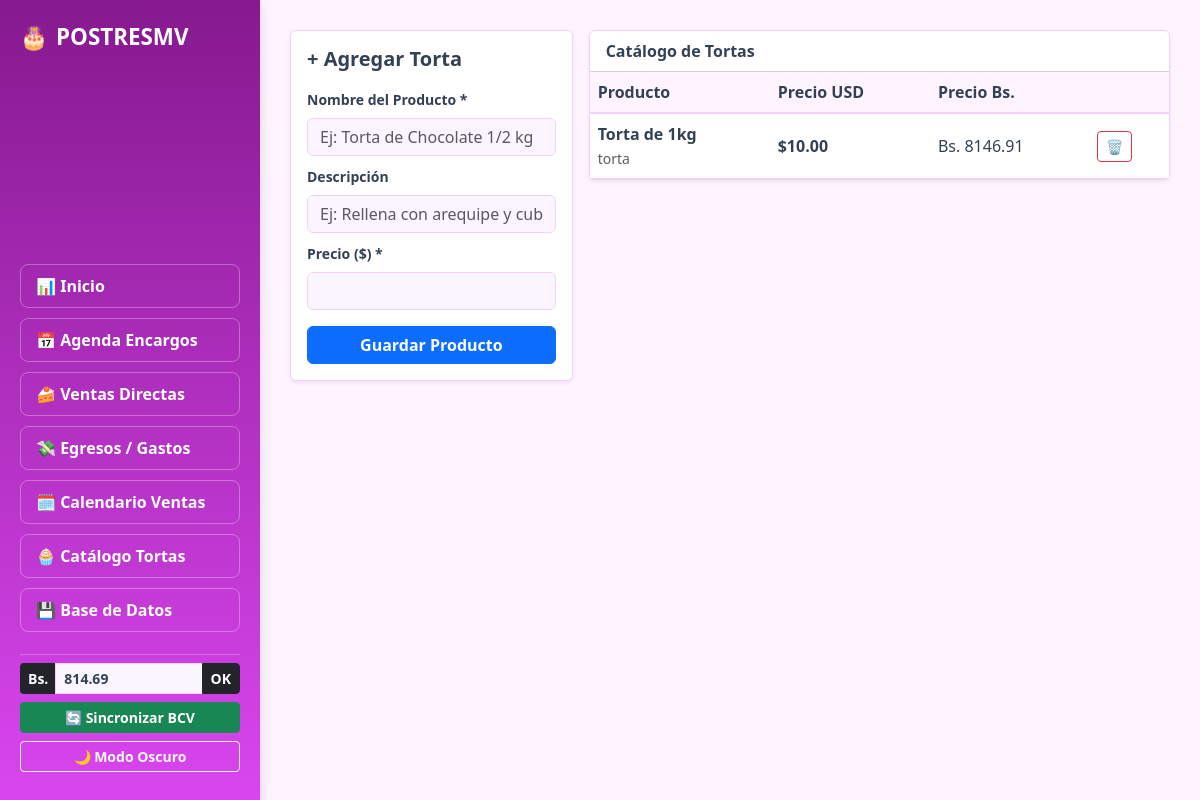
The page /productos on the database its author committed.
### tables this page shows
CREATE TABLE configuracion (
            clave TEXT PRIMARY KEY,
            valor REAL NOT NULL
        );

CREATE TABLE productos (
            id INTEGER PRIMARY KEY AUTOINCREMENT,
            nombre TEXT NOT NULL,
            descripcion TEXT,
            precio_usd REAL NOT NULL
        );

### app.py (the view, shortened to what this page needs)
@app.route('/productos', methods=['GET', 'POST'])
def productos():
    conn = get_db_connection()
    items = conn.execute('SELECT * FROM productos ORDER BY nombre ASC').fetchall()
    conn.close()
    return render_template('productos.html', productos=items)

### app.py (called while the page is built)
def get_db_connection():
    conn = sqlite3.connect(DB_NAME)
    conn.row_factory = sqlite3.Row
    return conn

def obtener_tasa():
    conn = get_db_connection()
    tasa = conn.execute("SELECT valor FROM configuracion WHERE clave = 'tasa_dolar'").fetchone()
    conn.close()
    return float(tasa['valor']) if tasa else 50.0

@app.context_processor
def inject_global_data():
    return dict(tasa_dolar=obtener_tasa())

### templates/productos.html
{% extends "base.html" %}
{% block content %}
<div class="row g-3">
    <div class="col-md-4 col-12">
        <div class="card p-3 shadow-sm">
            <h5 class="fw-bold mb-3">+ Agregar Torta</h5>
            <form action="/productos" method="POST">
                <div class="mb-2">
                    <label class="form-label small fw-bold">Nombre del Producto *</label>
                    <input type="text" name="nombre" class="form-control" placeholder="Ej: Torta de Chocolate 1/2 kg" required>
                </div>
                <div class="mb-2">
                    <label class="form-label small fw-bold">Descripción</label>
                    <input type="text" name="descripcion" class="form-control" placeholder="Ej: Rellena con arequipe y cubierta fudge">
                </div>
                <div class="mb-3">
                    <label class="form-label small fw-bold">Precio ($) *</label>
                    <input type="number" step="0.01" name="precio_usd" class="form-control fw-bold" required>
                </div>
                <button type="submit" class="btn btn-primary w-100 fw-bold">Guardar Producto</button>
            </form>
        </div>
    </div>
    <div class="col-md-8 col-12">
        <div class="card shadow-sm">
            <div class="card-header bg-transparent fw-bold">Catálogo de Tortas</div>
            <div class="card-body p-0 table-responsive">
                <table class="table table-hover align-middle mb-0">
                    <thead>
                        <tr>
                            <th>Producto</th>
                            <th>Precio USD</th>
                            <th>Precio Bs.</th>
                            <th></th>
                        </tr>
                    </thead>
                    <tbody>
                        {% for item in productos %}
                        <tr>
                            <td>
                                <strong>{{ item.nombre }}</strong>
                                {% if item.descripcion %}<br><small class="text-muted">{{ item.descripcion }}</small>{% endif %}
                            </td>
                            <td class="fw-bold">${{ "%.2f"|format(item.precio_usd) }}</td>
                            <td>Bs. {{ "%.2f"|format(item.precio_usd * tasa_dolar) }}</td>
                            <td>
                                <form action="/productos/eliminar/{{ item.id }}" method="POST" onsubmit="return confirm('¿Eliminar producto?');">
                                    <button class="btn btn-sm btn-outline-danger">🗑️</button>
                                </form>
                            </td>
                        </tr>
                        {% else %}
                        <tr>
                            <td colspan="4" class="text-center py-4 text-muted">No hay tortas cargadas en el catálogo.</td>
                        </tr>
                        {% endfor %}
                    </tbody>
                </table>
            </div>
        </div>
    </div>
</div>
{% endblock %}

### templates/base.html (shortened to what this page needs)
<!DOCTYPE html>
<html lang="es" data-bs-theme="light">
<head>
    <link href="https://cdn.jsdelivr.net/npm/bootstrap@5.3.0/dist/css/bootstrap.min.css" rel="stylesheet">
</head>
<body>
    <nav class="sidebar d-flex flex-column justify-content-between">
        <div class="d-flex justify-content-between align-items-center mb-lg-3 pb-lg-3 border-bottom-lg">
            <a class="sidebar-brand d-flex align-items-center gap-2 m-0" href="/dashboard">
                <span>🎂</span> <span>POSTRESMV</span>
            </a>
        </div>
        <div class="collapse d-lg-block mt-3 mt-lg-0" id="menuColapsable">
            <div class="d-flex flex-column gap-1 mb-3">
                <a class="nav-btn" href="/dashboard">📊 Inicio</a>
                <a class="nav-btn" href="/agenda">📅 Agenda Encargos</a>
                <a class="nav-btn" href="/ventas">🍰 Ventas Directas</a>
                <a class="nav-btn" href="/egresos">💸 Egresos / Gastos</a>
                <a class="nav-btn" href="/calendario">🗓️ Calendario Ventas</a>
                <a class="nav-btn" href="/productos">🧁 Catálogo Tortas</a>
                <a class="nav-btn" href="/basededatos">💾 Base de Datos</a>
            </div>
            <div class="pt-2 border-top border-light border-opacity-25">
                <form action="/actualizar_tasa" method="POST" class="mb-2">
                    <div class="input-group input-group-sm mb-2">
                        <span class="input-group-text bg-dark text-white border-0 fw-bold">Bs.</span>
                        <input type="number" step="0.01" name="tasa_dolar" class="form-control fw-bold" value="{{ "%.2f"|format(tasa_dolar) }}" required>
                        <button class="btn btn-dark fw-bold" type="submit">OK</button>
                    </div>
                </form>
                <div class="d-grid gap-2 mb-2">
                    <a href="/sincronizar_tasa" class="btn btn-sm btn-success fw-bold">🔄 Sincronizar BCV</a>
                    <button id="btn-theme" class="btn btn-outline-light btn-sm fw-bold" type="button">🌙 Modo Oscuro</button>
                </div>
            </div>
        </div>
    </nav>
    <div class="main-content">
        {% block content %}{% endblock %}
    </div>
</body>
</html>

### templates/base.html (style rules this page uses)
:root { --color-main: #D946EF; --color-dark: #86198F; --color-bg: #FDF4FF; --color-card: #FFFFFF; --color-box-inner: #F8E8F8; --color-input: #FAF5FF; --color-text-main: #334155; --color-text-sec: #64748B; --color-border: #F5D0FE; --color-success: #16A34A; --color-warning: #F59E0B; --color-info: #0284C7; --color-danger: #DC2626; }
body { background-color: var(--color-bg); color: var(--color-text-main); transition: background-color 0.3s ease; }
@media (min-width: 992px) { body { display: flex; min-height: 100vh; margin: 0; } }
@media (min-width: 992px) { .sidebar { width: 260px; position: fixed; top: 0; left: 0; height: 100vh; z-index: 1000; overflow-y: auto; } }
@media (min-width: 992px) { .main-content { margin-left: 260px; width: calc(100% - 260px); padding: 30px; } }
.sidebar { background: linear-gradient(180deg, var(--color-dark), var(--color-main)) !important; color: #ffffff !important; padding: 20px; box-shadow: 0 4px 10px rgba(0,0,0,0.15); }
.sidebar-brand { font-size: 1.4rem; font-weight: bold; color: #ffffff !important; text-decoration: none; }
.nav-btn { color: #ffffff !important; border: 1.5px solid rgba(255, 255, 255, 0.3); border-radius: 8px; padding: 9px 15px !important; margin-bottom: 6px; transition: all 0.3s ease; display: block; text-align: left; font-weight: bold; text-decoration: none; }
.card, .modal-content { background-color: var(--color-card) !important; border-color: var(--color-border) !important; color: var(--color-text-main) !important; }
.form-control, .form-select, input[type="date"], input[type="time"] { background-color: var(--color-input) !important; border-color: var(--color-border) !important; color: var(--color-text-main) !important; }
.table th { background-color: var(--color-bg); color: var(--color-text-main); border-bottom: 2px solid var(--color-border); }
.table td { background-color: var(--color-card); color: var(--color-text-main); border-color: var(--color-border); }

### rows shown on the page
configuracion: tasa_dolar "814.69"
productos: nombre "Torta de 1kg", descripcion "torta", precio_usd "10.00", item.precio_usd*tasa_dolar "8146.91"
